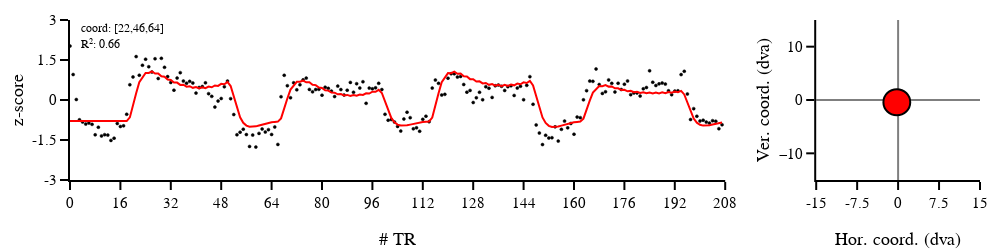

Notebook code for this chart:
### Code cell
df = df_raw
df_plot = df[df.rsq>0.6]
numplot = 0

fig_height, fig_width = 250,1000
rows, cols = 1, 2

x_label_tc, y_label_tc = '# TR', 'z-score'
x_range_tc, y_range_tc = [0,analysis_info['TRs']], [-3,3]
x_tickvals_tc = np.linspace(x_range_tc[0],x_range_tc[1],14)
y_tickvals_tc = np.linspace(y_range_tc[0],y_range_tc[1],5)
x_ticktexts_tc = ['{:g}'.format(x) for x in x_tickvals_tc]
y_ticktexts_tc = ['{:g}'.format(x) for x in y_tickvals_tc]


x_label_map, y_label_map = 'Hor. coord. (dva)', 'Ver. coord. (dva)',
y_range_map, x_range_map = [-15,15], [-15,15]
x_tickvals_map = np.linspace(x_range_map[0],x_range_map[1],5)
y_tickvals_map = np.linspace(y_range_map[0],y_range_map[1],5)
x_ticktexts_map = ['{:g}'.format(x) for x in x_tickvals_map]
y_ticktexts_map = ['{:g}'.format(x) for x in y_tickvals_map]


# subplot settings
row_heights = [4]
column_widths = [4,1]

sb_specs = [[{},{}]]
fig = make_subplots(rows=rows, cols=cols, specs=sb_specs, print_grid=False, vertical_spacing=0.1, horizontal_spacing=0.5/5,
                    column_widths=column_widths, row_heights=row_heights, shared_yaxes=False)

# draw data timecourse
fig.append_trace(go.Scatter(y=df_plot.signal_tc.values[numplot],
                            mode='markers', name='data',showlegend=False,
                            marker_symbol='circle', marker_size=3, marker_color='black',
                            marker_line_color='black',marker_line_width = 0.5),row=1, col=1)
# draw model timecourse
fig.append_trace(go.Scatter(y=df_plot.model_tc.values[numplot],
                            mode='lines', name='model',showlegend=False,
                            line_color='red'),row=1, col=1)

# draw model map
x_model, y_model = df_plot.x.values[numplot], df_plot.y.values[numplot]
size_model = df_plot['size'].values[numplot]
fig.add_shape(type="circle", x0=x_model-size_model/2, y0=y_model-size_model/2, x1=x_model+size_model/2, y1=y_model+size_model/2, fillcolor= 'red', row=1, col=2) 

# add annotations
fig.add_annotation( xref="paper", yref="paper", x=0.01, y=1, showarrow=False, font_size=12,
                    text="coord: [{xcoord:0.0f},{ycoord:0.0f},{zcoord:0.0f}]".format(  xcoord=df_plot.voxel_coords.values[numplot][0],
                                                                        ycoord=df_plot.voxel_coords.values[numplot][1],
                                                                        zcoord=df_plot.voxel_coords.values[numplot][2],))
fig.add_annotation( xref="paper", yref="paper", x=0.01, y=0.9, showarrow=False, font_size=12,
                    text="R\u00b2: {:1.2f}".format(df_plot.rsq.values[numplot]))


# figure layout
fig.layout.update(  # figure settings
                    template=fig_template, width=fig_width, height=fig_height, margin_l=70, margin_r=20, margin_t=20, margin_b=70,
                    
                    # timecourse
                    yaxis_visible=True, yaxis1_linewidth=template_specs['axes_width'], yaxis1_title_text=y_label_tc, 
                    yaxis1_range=y_range_tc, yaxis1_ticklen=8, yaxis1_tickvals=y_tickvals_tc, yaxis1_ticktext=y_ticktexts_tc,
                    xaxis1_visible=True, xaxis1_linewidth=template_specs['axes_width'], xaxis1_title_text=x_label_tc, 
                    xaxis1_range=x_range_tc, xaxis1_ticklen=8, xaxis1_tickvals=x_tickvals_tc, xaxis1_ticktext=x_ticktexts_tc,

                    # map
                    yaxis2_visible=True, yaxis2_linewidth=template_specs['axes_width'], yaxis2_title_text=y_label_map, 
                    yaxis2_range=y_range_map, yaxis2_ticklen=8, yaxis2_ticktext=y_ticktexts_map,
                    yaxis2_zeroline=True, yaxis2_zerolinecolor='rgba(0,0,0,0.5)',
                    xaxis2_visible=True, xaxis2_linewidth=template_specs['axes_width'], xaxis2_title_text=x_label_map, 
                    xaxis2_range=x_range_map, xaxis2_ticklen=8, xaxis2_tickvals=x_tickvals_map, xaxis2_ticktext=x_ticktexts_map,
                    xaxis2_zeroline=True, xaxis2_zerolinecolor='rgba(0,0,0,0.5)',
                    )

fig.show()

### Figure 1 — Plotly figure (JSON) as saved in the notebook; plotly's stock layout.template omitted (floating-point values rounded to 4 significant figures; data arrays with more than 128 entries replaced by an {"elided": "..."} marker saying what was removed)
{"data": [{"marker": {"color": "black", "line": {"color": "black", "width": 0.5}, "size": 3, "symbol": "circle"}, "mode": "markers", "name": "data", "showlegend": false, "type": "scatter", "xaxis": "x", "y": {"elided": "208 float values"}, "yaxis": "y"}, {"line": {"color": "red"}, "mode": "lines", "name": "model", "showlegend": false, "type": "scatter", "xaxis": "x", "y": {"elided": "208 float values"}, "yaxis": "y"}], "layout": {"annotations": [{"font": {"size": 12}, "showarrow": false, "text": "coord: [22,46,64]", "x": 0.01, "xref": "paper", "y": 1, "yref": "paper"}, {"font": {"size": 12}, "showarrow": false, "text": "R²: 0.66", "x": 0.01, "xref": "paper", "y": 0.9, "yref": "paper"}], "height": 250, "margin": {"b": 70, "l": 70, "r": 20, "t": 20}, "shapes": [{"fillcolor": "red", "type": "circle", "x0": -2.692, "x1": 2.223, "xref": "x2", "y0": -2.876, "y1": 2.039, "yref": "y2"}], "width": 1000, "xaxis": {"anchor": "y", "domain": [0, 0.72], "linewidth": 2, "range": [0, 208], "ticklen": 8, "ticktext": ["0", "16", "32", "48", "64", "80", "96", "112", "128", "144", "160", "176", "192", "208"], "tickvals": [0, 16, 32, 48, 64, 80, 96, 112, 128, 144, 160, 176, 192, 208], "title": {"text": "# TR"}, "visible": true}, "xaxis2": {"anchor": "y2", "domain": [0.82, 1], "linewidth": 2, "range": [-15, 15], "ticklen": 8, "ticktext": ["-15", "-7.5", "0", "7.5", "15"], "tickvals": [-15, -7.5, 0, 7.5, 15], "title": {"text": "Hor. coord. (dva)"}, "visible": true, "zeroline": true, "zerolinecolor": "rgba(0, 0, 0, 0.5)"}, "yaxis": {"anchor": "x", "domain": [0, 1], "linewidth": 2, "range": [-3, 3], "ticklen": 8, "ticktext": ["-3", "-1.5", "0", "1.5", "3"], "tickvals": [-3, -1.5, 0, 1.5, 3], "title": {"text": "z-score"}, "type": "linear", "visible": true}, "yaxis2": {"anchor": "x2", "domain": [0, 1], "linewidth": 2, "range": [-15, 15], "ticklen": 8, "ticktext": ["-15", "-7.5", "0", "7.5", "15"], "title": {"text": "Ver. coord. (dva)"}, "visible": true, "zeroline": true, "zerolinecolor": "rgba(0, 0, 0, 0.5)"}}}
